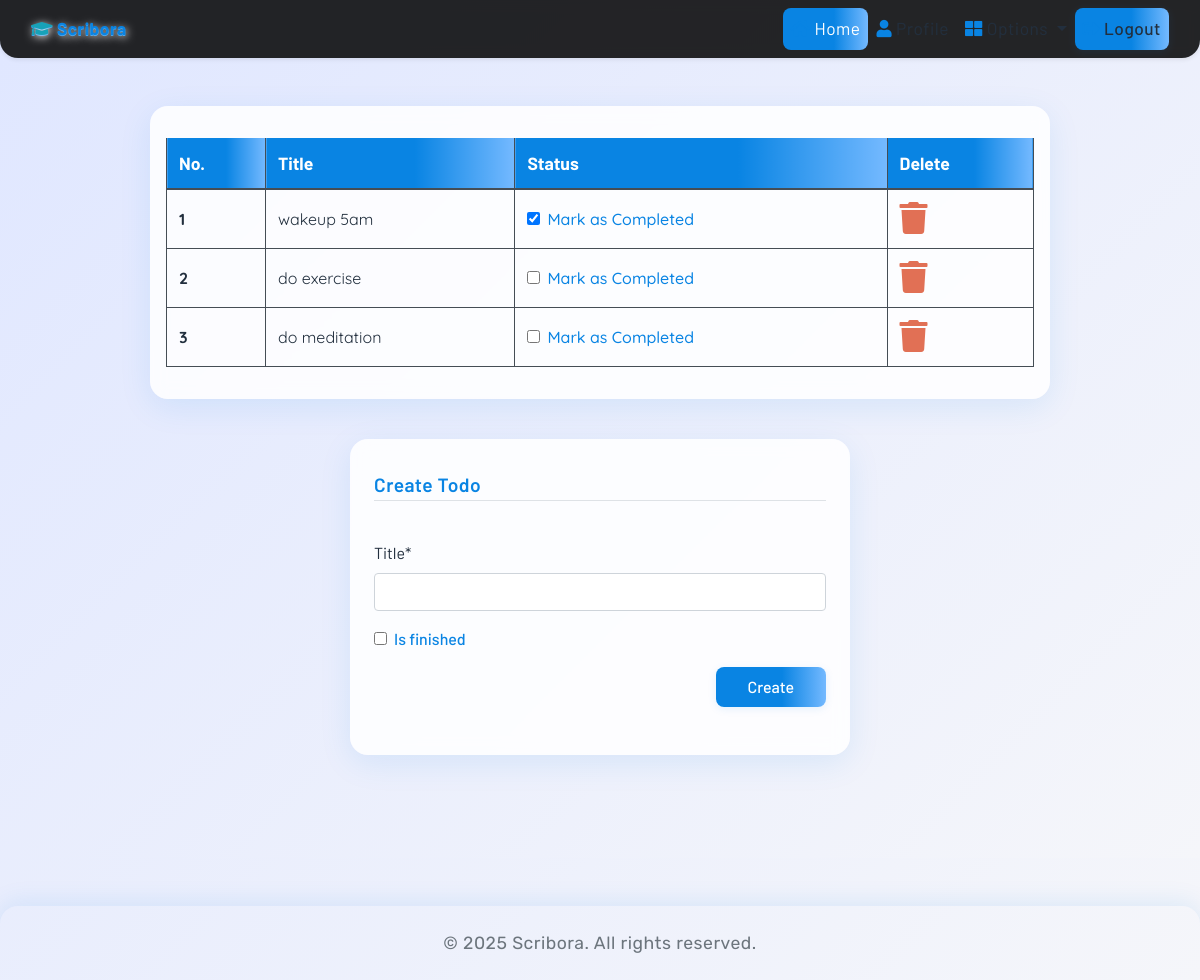
The app's page /todo (signed in) with its own data.
### dashboard/models.py (models this page shows, shortened)
class Todo(models.Model):
    user = models.ForeignKey(User, on_delete=models.CASCADE)
    title = models.CharField(max_length=100)
    is_finished = models.BooleanField(default=False)

### dashboard/views.py (the view)
# urls.py: path('todo',views.todo, name='todo'),
@login_required
def todo(request):
    if request.method=='POST':
        form=TodoForm(request.POST)
        if form.is_valid():
            try:
                finished=request.POST['is_finished']
                if finished=='on':
                    finished=True
                else:
                    finished=False
            except:
                finished=False
            todos=Todo(
                user=request.user,
                title=request.POST['title'],
                is_finished=finished
            )
            todos.save()
            messages.success(request,f'Todo Added from {request.user.username} Successfully')
            return redirect('todo')
    else:
        form=TodoForm()
    todos=Todo.objects.filter(user=request.user)
    if len(todos)==0:
        todos_done=True
    else:
        todos_done=False
    context={'todos':todos,'form':form,'todos_done':todos_done}
    return render(request, 'dashboard/todo.html',context)

### dashboard/forms.py
class TodoForm(forms.ModelForm):
    class Meta:
        model=Todo
        fields=['title','is_finished']

### dashboard/templates/dashboard/todo.html (shortened to what this page needs)
{% extends 'dashboard/base.html' %}
{% load static %}
{% load crispy_forms_tags %}
{% block content %}
<div class="todo-bg">
    {% if not todos_done %}
  <div class="todo-glass-table">
    <table class="table table-striped table-bordered table-hover table-dark mb-0">
      <thead>
        <tr>
          <th scope="col">No.</th>
          <th scope="col">Title</th>
          <th scope="col">Status</th>
          <th scope="col">Delete</th>
        </tr>
      </thead>
      <tbody>
        {% for todo in todos %}
        <tr>
          <th scope="row">{{forloop.counter}}</th>
          <td>{{todo.title}}</td>
          <td>
            <a href="#">
              <div class="form-check">
                {% if todo.is_finished == True%}
                <input class="form-check-input" type="checkbox" value="" checked onclick="location.href='{% url 'update_todo' todo.id %}'">
                {% else %}
                <input class="form-check-input" type="checkbox" value="" onclick="location.href='{% url 'update_todo' todo.id %}'">
                {% endif %}
                <label class="form-check-label" for="1">
                  Mark as Completed
                </label>
              </div>
            </a>
          </td>
          <td>
            <a href="{% url 'delete_todo' todo.id %}"><i class="fa fa-trash fa-2x"></i></a>
          </td>
        </tr>
        {% endfor %}
      </tbody>
    </table>
    {% else %}
    <h4 class="todo-message">All tasks have been done!! Create to add more</h4>
    {% endif%}
  </div>
  <div class="todo-glass-form mt-4">
    <form method="POST">
      <fieldset class="form-group">
        <legend class="border-bottom mb-4">Create Todo</legend>
      </fieldset>
      {{form|crispy}}
      <div class="form-group text-right">
        <button class="btn btn-outline-info" type="submit">
          Create
        </button>
      </div>
    </form>
  </div>
</div>
{% endblock content %}

### studypartner/static/css/main.css (style rules this page uses)
html, body { max-width: 100%; overflow-x: hidden; height: 100%; width: 100%; background: linear-gradient(135deg, #e0e7ff 0%, #f5f6fa 100%); }
body { font-family: 'Barlow', 'Quicksand', 'Rubik', sans-serif; background: linear-gradient(120deg, #e0e7ff 0%, #f5f6fa 100%); min-height: 100vh; }
.btn, .btn-primary, .btn-outline-info { background: linear-gradient(90deg, #0984e3 60%, #74b9ff 100%); color: #fff; border: none; border-radius: 8px; font-weight: 500; padding: 0.5rem 2rem; box-shadow: 0 2px 8px 0 rgba(9, 132, 227, 0.10); transition: background 0.2s, box-shadow 0.2s; }
.fa, .fas, .fab { color: #0984e3; transition: color 0.2s; }

### dashboard/templates/dashboard/base.html (style rules this page uses)
body { background: linear-gradient(135deg, #e0e7ff 0%, #f5f6fa 100%); font-family: 'Segoe UI', 'Roboto', Arial, sans-serif; color: #222f3e; }

### dashboard/templates/dashboard/todo.html (style rules this page uses)
body { background: linear-gradient(135deg, #e0e7ff 0%, #f5f6fa 100%); font-family: 'Segoe UI', 'Roboto', Arial, sans-serif; color: #222f3e; }
.todo-bg { min-height: 100vh; background: linear-gradient(135deg, #e0e7ff 0%, #f5f6fa 100%); padding-top: 3rem; padding-bottom: 3rem; }
.todo-glass-table { background: rgba(255,255,255,0.85); backdrop-filter: blur(8px); border-radius: 18px; box-shadow: 0 8px 32px 0 rgba(9, 132, 227, 0.10); padding: 2rem 1rem; margin-bottom: 2.5rem; max-width: 900px; margin-left: auto; margin-right: auto; }
.table thead th { background: linear-gradient(90deg, #0984e3 60%, #74b9ff 100%); color: #fff; font-family: 'Barlow', 'Rubik', 'Quicksand', sans-serif; font-size: 1.1rem; border-top: none; }
.table-dark { background: transparent; }
.table-striped tbody tr:nth-of-type(odd) { background: rgba(152, 214, 230, 0.10); }
.table td, .table th { vertical-align: middle; font-family: 'Quicksand', 'Rubik', sans-serif; color: #222f3e; }
.form-check-label { font-weight: 500; color: #0984e3 !important; }
.fa-trash { color: #e17055; transition: color 0.2s; }
.todo-glass-form { background: rgba(255,255,255,0.85); backdrop-filter: blur(8px); border-radius: 18px; box-shadow: 0 8px 32px 0 rgba(9, 132, 227, 0.10); padding: 2rem 1.5rem; max-width: 500px; margin-left: auto; margin-right: auto; }
legend { color: #0984e3; font-weight: 600; font-size: 1.2rem; letter-spacing: 0.5px; background: transparent; }
.btn-outline-info, .btn-primary { background: linear-gradient(90deg, #0984e3 60%, #74b9ff 100%); color: #fff !important; border: none; border-radius: 8px; font-weight: 500; padding: 0.5rem 2rem; box-shadow: 0 2px 8px 0 rgba(9, 132, 227, 0.10); transition: background 0.2s, box-shadow 0.2s; }

### records on screen
Todo: title "wakeup 5am"
Todo: title "do exercise"
Todo: title "do meditation"

### other values on screen
{{ year|default:"2025" }} "2025"
